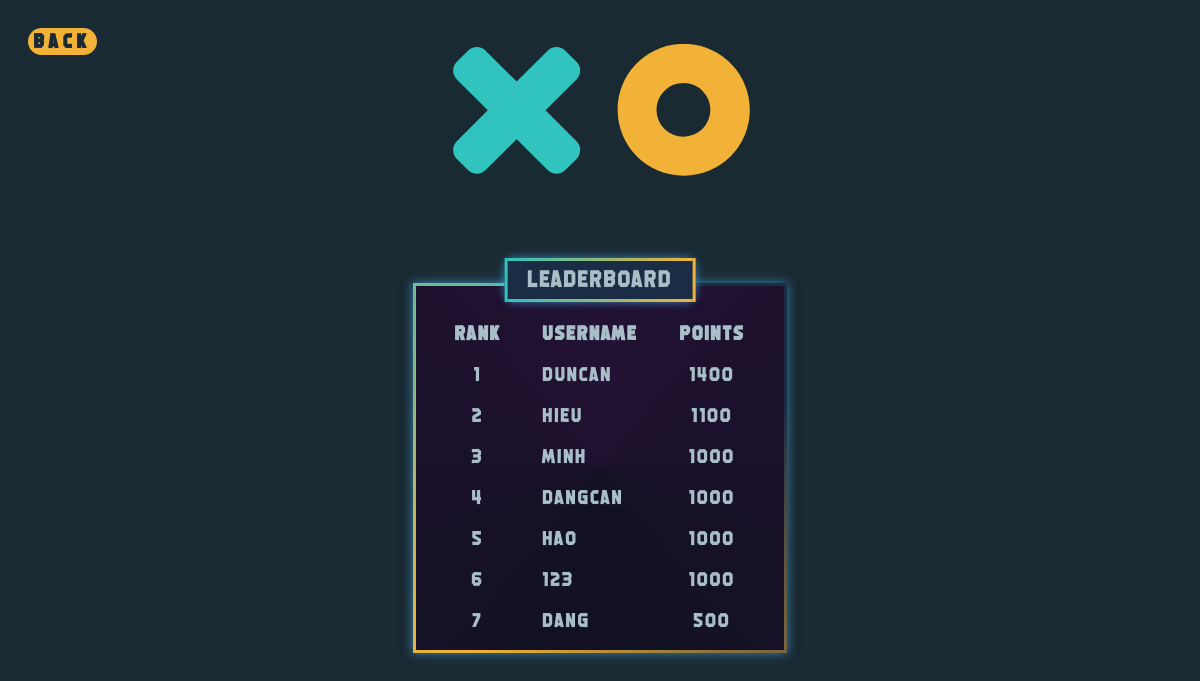
The page /leaderboard on the database as committed earlier.
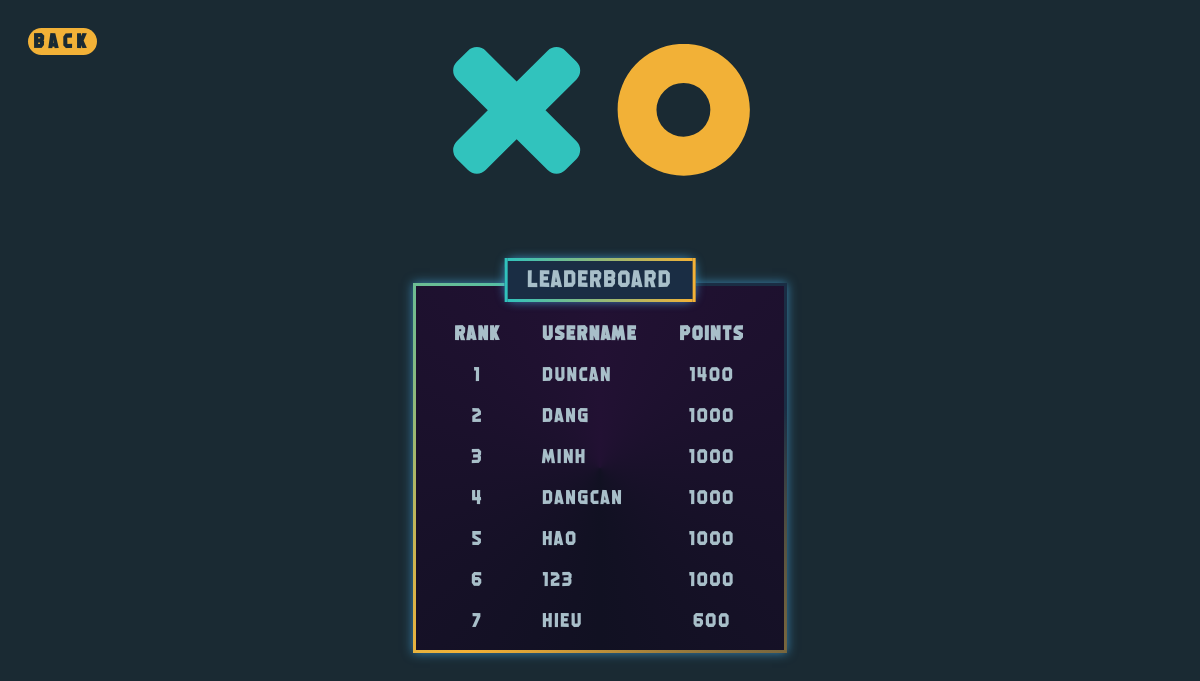
The same page on the database as committed later.
### tables this page shows
CREATE TABLE accounts(id INTEGER PRIMARY KEY AUTOINCREMENT, username VARCHAR(50) NOT NULL, password VARCHAR(255) NOT NULL, rankpoint INTEGER NOT NULL);

### app.py (the view)
@app.route('/leaderboard')
def leaderboard():
    with sqlite3.connect("database.db") as users:
        cursor = users.cursor()
        cursor.execute("SELECT username, rankpoint FROM accounts ORDER BY rankpoint DESC")
        leaderboard_data = cursor.fetchall()  # dạng tuple, gồm các list chứa username và rankpoint tương ứng
        return render_template('main_pages/leaderboard.html', leaderboard_data = leaderboard_data)

### templates/main_pages/leaderboard.html
{% extends 'base.html' %} {% block content %}
<button class="back-button" onclick="window.history.back()" style="position: absolute; top: 20px; left: 20px;">Back</button>
<div class="leaderboard-container">
    <div style="
    position: absolute;
    top: -30%;
    left: 50%;
    transform: translate(-50%, -50%);
    width: 300px; /* Adjust width as needed */
">
<img src="static/svg/logo.svg" alt="X O" style="margin-bottom: 120px">
</div>
<table>
    <thead>
        <tr>
            <th class="thead">Rank</th>
            <th class="thead">Username</th>
            <th class="thead">Points</th>
        </tr>
    </thead>
    <tbody>
        {% for username, rankpoint in leaderboard_data[:10] %}
        <tr class="row">
            <td class="thead" style="text-align: center;">{{ loop.index }}</td>
            <td class="thead">{{ username }}</td>
            <td class="thead" style="text-align: center;">{{ rankpoint }}</td>
        </tr>
        {% endfor %}
    </tbody>
</table>
</div>
{% endblock %}

Rows that differ between the two databases and show on the page:
changed accounts "dang": rankpoint "500" → "1000"; moves up the list
changed accounts "hieu": rankpoint "1100" → "600"; moves down the list
